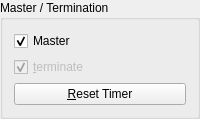
        <widget class="QGroupBox" name="groupBox30">
         <property name="toolTip">
          <string/>
         </property>
         <property name="title">
          <string>Master / Termination</string>
         </property>
         <layout class="QGridLayout">
          <item row="0" column="0">
           <widget class="QCheckBox" name="master">
            <property name="text">
             <string>Master</string>
            </property>
            <property name="shortcut">
             <string/>
            </property>
            <property name="checked">
             <bool>true</bool>
            </property>
           </widget>
          </item>
          <item row="2" column="0">
           <widget class="QPushButton" name="resetTimer">
            <property name="toolTip">
             <string>reset master clock</string>
            </property>
            <property name="text">
             <string>&amp;Reset Timer</string>
            </property>
            <property name="shortcut">
             <string>Alt+R</string>
            </property>
           </widget>
          </item>
          <item row="1" column="0">
           <widget class="QCheckBox" name="terminate">
            <property name="enabled">
             <bool>false</bool>
            </property>
            <property name="text">
             <string>&amp;terminate</string>
            </property>
            <property name="shortcut">
             <string>Alt+T</string>
            </property>
            <property name="checked">
             <bool>true</bool>
            </property>
           </widget>
          </item>
         </layout>
        </widget>
